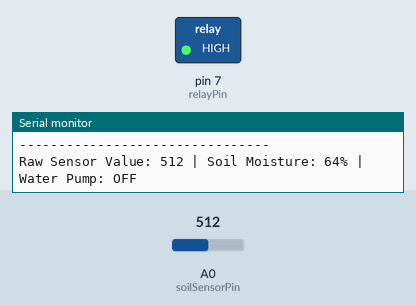
Bench run of a sketch on a simulated Arduino Uno, built with avr-gcc and run on an emulated ATmega328P. Shown: switched loads named in the sketch (green lamp = pin HIGH), the last lines printed to the serial monitor. The inputs (shaded band) are chosen by the test bench; at power-on: A0 (soilSensorPin) = 512.

Above: at 1.2 s.
1.3 s: A0 (soilSensorPin) set to 628
3.2 s: A0 (soilSensorPin) set to 659
At 5.2 s:
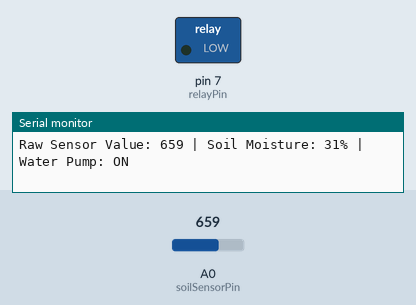
5.5 s: A0 (soilSensorPin) set to 614
7.2 s: A0 (soilSensorPin) set to 587
At 8.4 s:
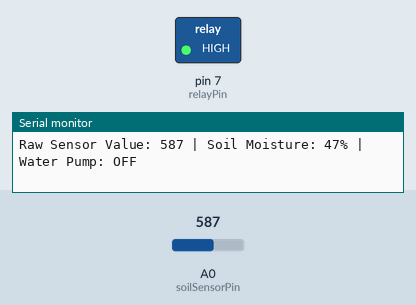
9.5 s: A0 (soilSensorPin) set to 716
At 11.2 s:
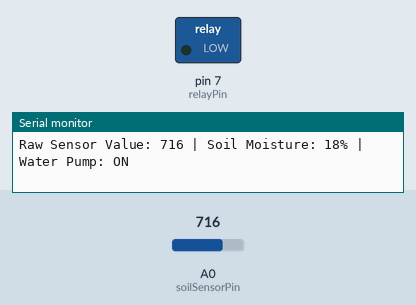
Timing chart, 0 to 12.5 s (numbered marks = the images above; inputs shaded):
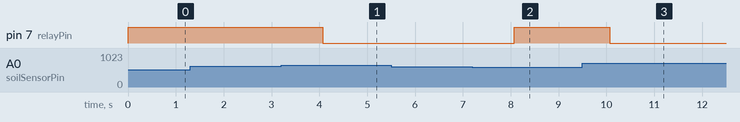

The sketch:

smart_irrigation.ino
```cpp
/*
  Project: Smart Irrigation System
  Board: Arduino Uno
  Sensor: Soil Moisture Sensor (Analog)
  Output: Relay Module + DC Water Pump

  Connections:
  Soil Sensor AO -> A0
  Relay IN       -> D7
  Sensor VCC     -> 5V (if supported)
  Sensor GND     -> GND
*/

// Pin configuration
const int soilSensorPin = A0;
const int relayPin = 7;

// Calibrate these values for your sensor
const int dryValue = 800;
const int wetValue = 350;

// Moisture thresholds
const int pumpOnThreshold = 35;
const int pumpOffThreshold = 45;

// Many relay modules are active LOW
const bool relayActiveLow = true;

bool pumpStatus = false;

void controlPump(bool turnOn) {
  pumpStatus = turnOn;

  if (relayActiveLow) {
    digitalWrite(relayPin, turnOn ? LOW : HIGH);
  } else {
    digitalWrite(relayPin, turnOn ? HIGH : LOW);
  }
}

int readSoilMoisture() {
  int rawValue = analogRead(soilSensorPin);

  int moisture = map(
    rawValue, dryValue, wetValue, 0, 100
  );

  return constrain(moisture, 0, 100);
}

void setup() {
  Serial.begin(9600);

  pinMode(relayPin, OUTPUT);
  controlPump(false);

  Serial.println("Smart Irrigation System Started");
  Serial.println("--------------------------------");
}

void loop() {
  int rawValue = analogRead(soilSensorPin);
  int moisture = readSoilMoisture();

  // Automatic pump control with two thresholds
  if (!pumpStatus && moisture < pumpOnThreshold) {
    controlPump(true);
  }
  else if (pumpStatus && moisture >= pumpOffThreshold) {
    controlPump(false);
  }

  // Display readings
  Serial.print("Raw Sensor Value: ");
  Serial.print(rawValue);

  Serial.print(" | Soil Moisture: ");
  Serial.print(moisture);
  Serial.print("%");

  Serial.print(" | Water Pump: ");
  Serial.println(pumpStatus ? "ON" : "OFF");

  delay(2000);
}
```

Measured:
- the behaviour switches between 642 and 643 on A0 (soilSensorPin) (found by bisection; images 0 and 1)
- the behaviour switches between 598 and 597 on A0 (soilSensorPin) (found by bisection; images 1 and 2)
- after the input at 3.2 s, pin 7 (relayPin): HIGH → LOW after 0.87 s
- after the input at 7.2 s, pin 7 (relayPin): LOW → HIGH after 0.87 s
- after the input at 9.5 s, pin 7 (relayPin): HIGH → LOW after 0.57 s
